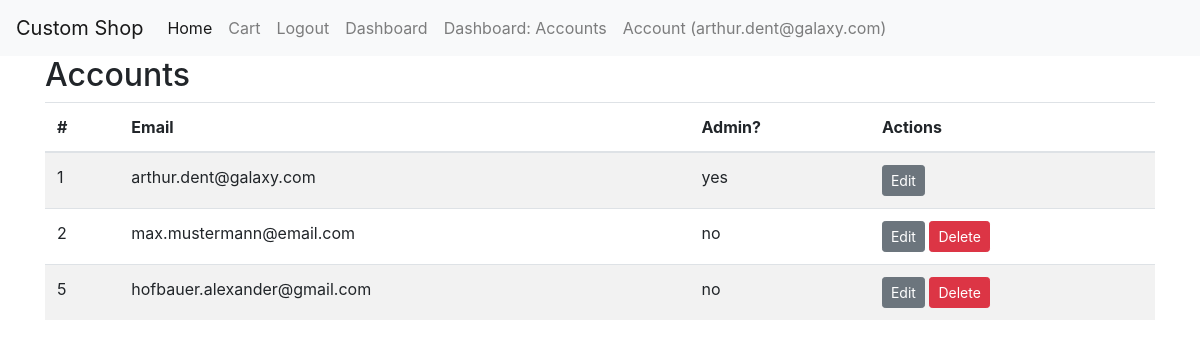
Page /dashboard/accounts (signed in) on the earlier database version.
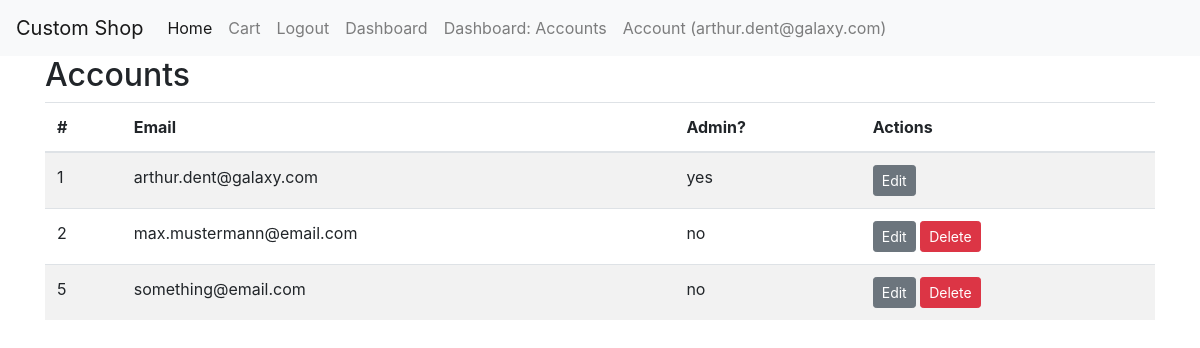
Same page on the later database version.
### tables this page shows
CREATE TABLE `users` (
  `id` int(11) NOT NULL,
  `firstname` varchar(255) NOT NULL,
  `lastname` varchar(255) NOT NULL,
  `email` varchar(255) NOT NULL COMMENT '= username',
  `password` varchar(255) NOT NULL COMMENT 'Password Hash',
  `is_admin` tinyint(1) NOT NULL
);

### core/View.php (called while the page is built, shortened)
<?php
class View
{
    public static function load (string $view, array $params = [], string $layout = 'main')
    {
        require_once __DIR__ . "/../resources/views/layouts/$layout.php";
    }
}

### index.php (called while the page is built, shortened)
<?php
spl_autoload_register(function ($namespaceAndClassname) {
    $namespaceAndClassname = str_replace('Core', 'core', $namespaceAndClassname);
    $namespaceAndClassname = str_replace('App', 'app', $namespaceAndClassname);
    $filepath = str_replace('\\', '/', $namespaceAndClassname);
});
$app = new \Core\Bootstrap();

### core/Helpers/Config.php (called while the page is built, shortened)
<?php
class Config
{
    public static function get ($configString = '', $default = null)
    {
        if (strlen($configString) >= 3) {
            $filename = explode('.', $configString)[0];
            $key = explode('.', $configString)[1];
            $config = require __DIR__ . "/../../config/$filename.php";
            if (array_key_exists($key, $config)) {
                return $config[$key];
            } else {
                return $default;
            }
        }
    }
}

### config/database.php (called while the page is built)
<?php
return [
    'host' => 'mariadb',
    'username' => 'root',
    'password' => 'password',
    'dbname' => 'mvc',
    'port' => 3306
];

### core/Database.php (called while the page is built, shortened)
<?php
class Database
{
    private $link;
    public function __construct ()
    {
        $this->link = new \mysqli(
            Config::get('database.host'),
            Config::get('database.username'),
            Config::get('database.password'),
            Config::get('database.dbname'),
            Config::get('database.port', 3306)
        );
        $this->link->set_charset('utf8');
    }
    public function query (string $sql, array $params = [])
    {
        $this->stmt = $this->link->prepare($sql);
        if (count($params) >= 1) {
            $paramTypes = [];
            $paramValues = [];
            foreach ($params as $key => $value) {
                $paramTypes[] = explode(':', $key)[0];
                $_value = $value;
                $paramValues[] = &$_value;
            }
            $paramString = implode('', $paramTypes);
            array_unshift($paramValues, $paramString);
            @call_user_func_array([$this->stmt, 'bind_param'], $paramValues);
        }
        $this->stmt->execute();
        $result = $this->stmt->get_result();
        return $result->fetch_all(MYSQLI_ASSOC);
    }
}

### core/Models/ModelTrait.php (called while the page is built, shortened)
<?php
trait ModelTrait
{
    public static function all ()
    {
        $db = new Database();
        $tableName = self::$tableName;
        if (property_exists(self::class, 'softDelete') && self::$softDelete === true) {
            $result = $db->query("SELECT * FROM $tableName WHERE is_deleted IS NOT TRUE");
        } else {
            $result = $db->query("SELECT * FROM $tableName");
        }
        $data = [];
        foreach ($result as $resultItem) {
            $date = new self($resultItem);
            $data[] = $date;
        }
        return $data;
    }
    public static function find (int $id)
    {
        $db = new Database();
        $tableName = self::$tableName;
        $result = $db->query("SELECT * FROM {$tableName} WHERE id = ?", [
            'i:id' => $id
        ]);
        $data = new self($result[0]);
        return $data;
    }
}

### core/Models/BaseUser.php (called while the page is built, shortened)
<?php
trait BaseUser
{
    public static function getLoggedInUser ()
    {
        $userId = Session::get(Session::LOGGED_IN_ID, null);
        if ($userId !== null) {
            return User::find($userId);
        }
        return false;
    }
}

### app/Models/User.php (called while the page is built, shortened)
<?php
class User
{
    public function fill (array $data = [])
    {
        $this->id = $data['id'];
        $this->email = $data['email'];
        $this->is_admin = (bool)$data['is_admin'];
    }
}

### core/Session.php (called while the page is built, shortened)
<?php
class Session
{
    public static function get ($key, $default = null, $forgetAfterReturn = false)
    {
        if (isset($_SESSION[$key])) {
            $value = $_SESSION[$key];
            return $value;
        }
        return $default;
    }
}

### resources/views/admin/users.view.php (the view, shortened to what this page needs)
<h2>Accounts</h2>
<table class="table table-striped">
    <thead>
    <tr>
        <th>#</th>
        <th>Email</th>
        <th>Admin?</th>
        <th>Actions</th>
    </tr>
    </thead>
    <tbody>
    <?php foreach ($users as $user): ?>
        <tr>
            <td><?php echo $user->id; ?></td>
            <td><?php echo $user->email; ?></td>
            <td><?php echo($user->is_admin === true ? 'yes' : 'no'); ?></td>
            <td>
                <a href="dashboard/accounts/edit/<?php echo $user->id; ?>" class="btn btn-secondary btn-sm">Edit</a>
                <?php if (\App\Models\User::getLoggedInUser()->id !== $user->id): ?>
                <a href="dashboard/accounts/delete/<?php echo $user->id; ?>" class="btn btn-danger btn-sm">Delete</a>
                <?php endif; ?>
            </td>
        </tr>
    <?php endforeach; ?>
    </tbody>
</table>

Differences in the rows shown:
changed users id 5: email "hofbauer.alexander@gmail.com" → "something@email.com"
